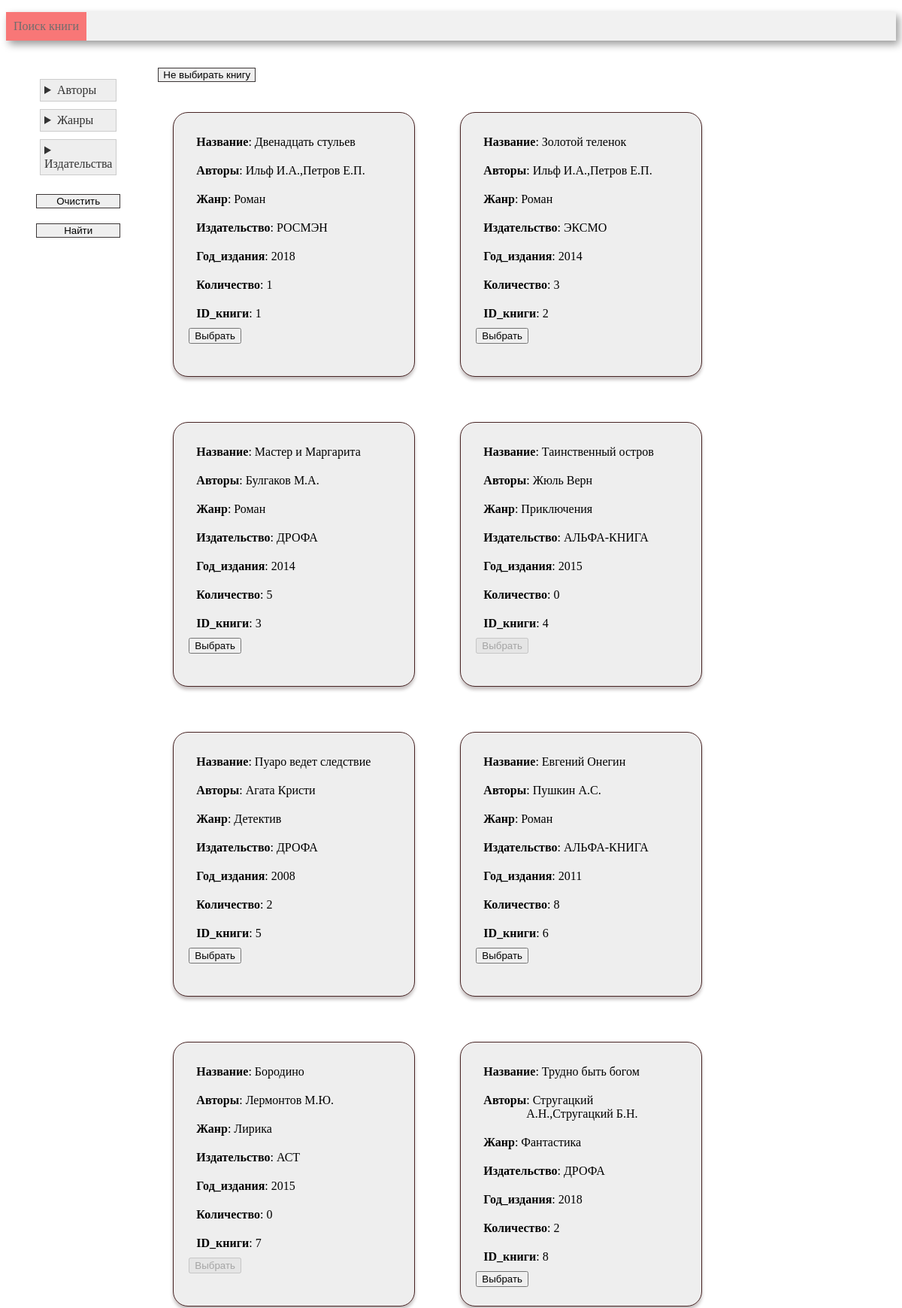
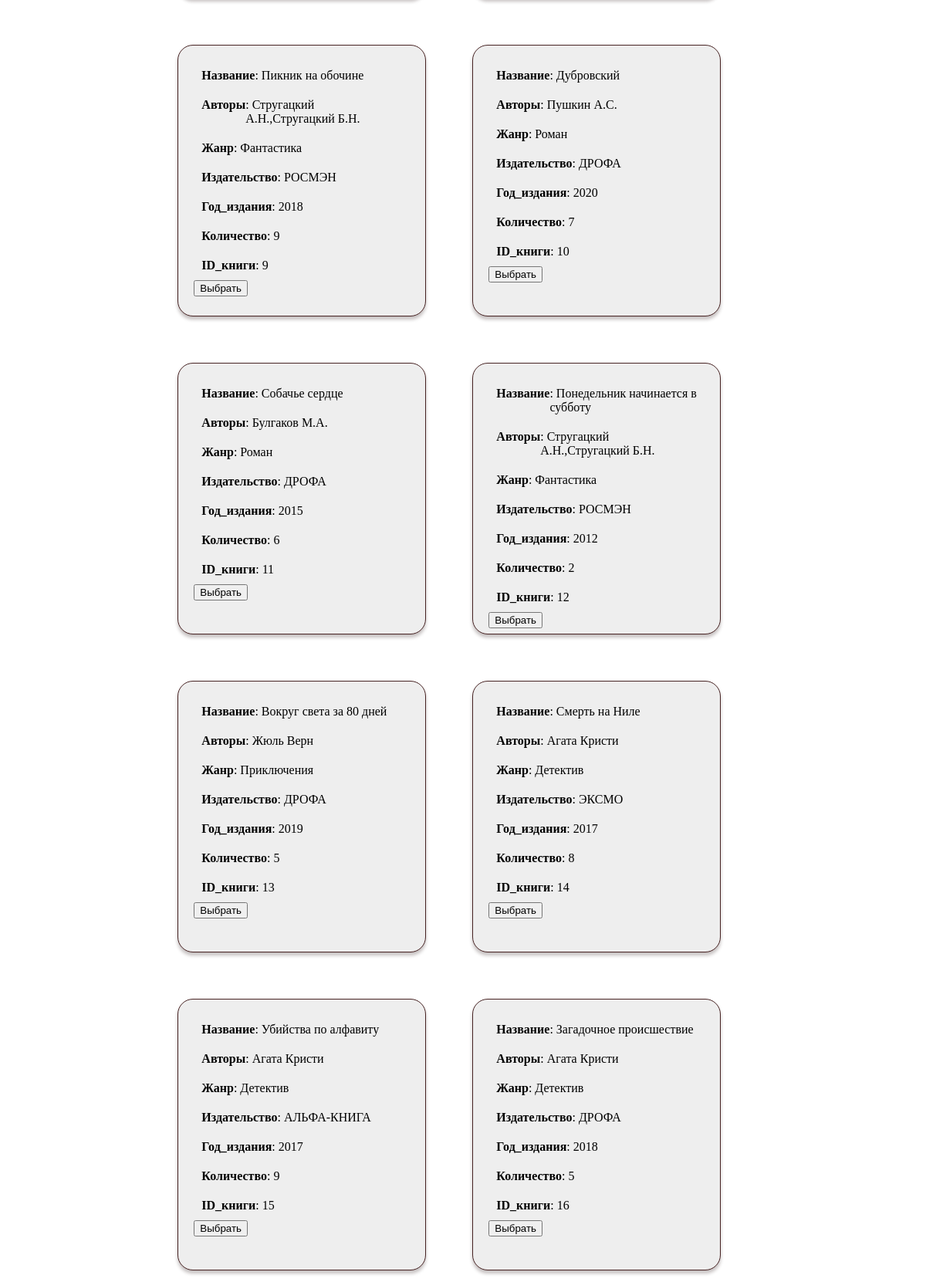
Screenshot of /search (upper part) with the database file from the repository (2 pictures, top to bottom).
### tables this page shows
CREATE TABLE book (
      book_id INTEGER PRIMARY KEY AUTOINCREMENT, 
	  title VARCHAR(80),
      genre_id int, 
      publisher_id INT,
      year_publication INT,
      available_numbers INT, 
      FOREIGN KEY (genre_id)  REFERENCES genre (genre_id) ON DELETE CASCADE,
      FOREIGN KEY (publisher_id)  REFERENCES publisher (publisher_id) ON DELETE CASCADE
);

### 6/controllers/search.py (the view, shortened to what this page needs)
@app.route('/search', methods=['get', 'post'])
def search():
    conn = get_db_connection()
    df_genre = get_count_genre(conn)
    df_author = get_count_author(conn)
    df_publisher = get_count_publisher(conn)
    checked_list_authors = []
    checked_list_genre = []
    checked_list_publisher = []
    df_filter_book = get_book(conn)
    if request.values.get('reset'):
        df_filter_book = get_book(conn)
        checked_list_authors = []
        checked_list_genre = []
        checked_list_publisher = []
    html = render_template(
        'search.html',
        genre_box=df_genre,
        author_box=df_author,
        publisher_box=df_publisher,
        filter_box=df_filter_book,
        checked_list_authors=checked_list_authors,
        checked_list_genre=checked_list_genre,
        checked_list_publisher=checked_list_publisher,
        len=len
    )
    return html

### 6/models/search_model.py (called while the page is built)
def get_count_genre(conn):
    return pd.read_sql('''
        SELECT genre_id, genre_name as Жанр, COUNT(book_id) AS Количество_книг
        FROM genre
        LEFT JOIN book USING(genre_id)
        GROUP BY genre.genre_id;
''', conn)

def get_count_author(conn):
    return pd.read_sql('''
        SELECT author.author_id, author_name as Автор, COUNT(book_author.book_id) AS Книги_автора
        FROM author
        LEFT JOIN book_author USING(author_id)
        GROUP BY author.author_id;
''', conn)

def get_count_publisher(conn):
    return pd.read_sql('''
        SELECT publisher.publisher_id, publisher_name as Издатель, COUNT(book.book_id) AS Книги_издателя
        FROM publisher
        LEFT JOIN book USING(publisher_id)
        GROUP BY publisher.publisher_id;
''', conn)

def get_book(conn):
    return pd.read_sql('''
    SELECT b.title AS Название, GROUP_CONCAT(a.author_name) AS Авторы,
        g.genre_name AS Жанр, p.publisher_name AS Издательство,
        b.year_publication AS Год_издания, b.available_numbers AS Количество, b.book_id AS ID_книги
    FROM book b
        JOIN book_author ba ON b.book_id = ba.book_id
        JOIN author a ON ba.author_id = a.author_id
        JOIN genre g ON b.genre_id = g.genre_id
        JOIN publisher p ON b.publisher_id = p.publisher_id
    GROUP BY b.book_id;
''', conn)

### 6/utils.py (called while the page is built)
def get_db_connection():
    return sqlite3.connect('library.sqlite')

### 6/templates/search.html (shortened to what this page needs)
<!DOCTYPE HTML>
<html>
<head>
    <link rel="stylesheet" type="text/css" href="/static/css/main.css"/>
    {% macro render_card(relation) %}
    {% set n = relation|length %}
            <div class = 'all_card'>
                {% for i in range(n) %}
                <div class="card">
                    <div class="column">
                        {% for name in relation.dtypes.index %}
                            <div class="row"><b>{{name}}</b>: {{ relation.loc[i, name] }}</div>
                        {% endfor %}
                        <form action='{{url_for("index")}}' method ="get">
                            <button type="submit" value='{{relation.loc[i, 'Книга_id']}}'
                                    name="book" {% if relation.loc[i, 'Количество'] == 0  %} disabled {% endif %}>
                                Выбрать</button>
                        </form>
                    </div>
                </div>
                {% endfor %}
            </div>
    {% endmacro %}
</head>
<body>
    <div class=menu>
        <ul>
            <li class = active><a href={{ url_for("search")}}>Поиск книги</a></li>
        </ul>
    </div>
    <div class = 'row'>
        <p>
            <form action='' method ="post">
                <div class="row checkboxs">
                    <div class = 'column'>
                        <div class="column">
                            <details {% if checked_list_authors !=[] %} open {%endif%}><summary>Авторы</summary>
                            </details>
                            <details {% if checked_list_genre !=[] %} open {%endif%}><summary>Жанры</summary>
                            </details>
                            <details {% if checked_list_publisher !=[] %} open {%endif%}><summary>Издательства</summary>
                            </details>
                        </div>
                        <input type="submit" value="Очистить" name="reset" />
                        <input type="submit" value="Найти" name="confirm" />
                    </div>
                </div>
            </form>
        </p>
        <p>
            <div class = 'column'>
                <form action='{{url_for("index")}}' method ="get">
                    <input type="submit" name = 'noselect' value="Не выбирать книгу" />
                </form>
                {{render_card( filter_box)}}
            </div>
        </p>
    </div>
</body>
</html>

### 6/static/CSS/main.css (style rules this page uses)
.menu { background-color: #f1f1f1; box-shadow: 4px 5px 10px rgba(0, 0, 0, 0.4); width: 100%; }
.menu li { display: inline-block; vertical-align: top; padding: 10px; color: #6f6d6d; }
.menu a { text-decoration: none; color: #6f6d6d; }
.menu ul { padding: 0px; }
.active { background-color: #f87777; color: #f8f8f8; }
.all_card { display: flex; flex-direction: row; flex-wrap: wrap; }
.card { border: 1px solid #472323; border-radius: 20px; margin: 30px; padding: 10px; width: 300px; height: 330px; background-color: #eee; box-shadow: 0px 4px 4px rgba(29, 6, 6, 0.25); }
.row { display: flex; flex-direction: row; margin: 10px; }
.column { display: flex; flex-direction: column; margin: 10px; }
details > summary { padding: 5px; background-color: #eee; color: #333; border: 1px #ccc solid; cursor: pointer; margin: 5px; }
.checkboxs { padding: 5px; margin: 5px; color: #720707; cursor: pointer; width: 10%; }
input { margin:10px; border:1px #3b3636 solid; }

### rows the page displays
book: title "Двенадцать стульев"
book: title "Золотой теленок"
book: title "Мастер и Маргарита"
book: title "Таинственный остров"
book: title "Пуаро ведет следствие"
book: title "Евгений Онегин"
book: title "Бородино"
book: title "Трудно быть богом"
book: title "Пикник на обочине"
book: title "Дубровский"
book: title "Собачье сердце"
book: title "Понедельник начинается в субботу"
book: title "Вокруг света за 80 дней"
book: title "Смерть на Ниле"
book: title "Убийства по алфавиту"
book: title "Загадочное происшествие"

### other values shown
{{ name }} "Название" "Авторы" "Жанр" "Издательство" "Год_издания" "Количество" "ID_книги" "Название" "Авторы" "Жанр" "Издательство" "Год_издания" "Количество" "ID_книги" "Название" "Авторы" "Жанр" "Издательство" "Год_издания" "Количество" "ID_книги" "Название" "Авторы" "Жанр" "Издательство" "Год_издания" "Количество" "ID_книги" "Название" "Авторы" "Жанр" "Издательство" "Год_издания" "Количество" "ID_книги" "Название" "Авторы" "Жанр" "Издательство" "Год_издания" "Количество" "ID_книги" "Название" "Авторы" "Жанр" "Издательство" "Год_издания" "Количество" "ID_книги" "Название" "Авторы" "Жанр" "Издательство" "Год_издания" "Количество" "ID_книги" "Название" "Авторы" "Жанр" "Издательство" "Год_издания" "Количество" "ID_книги" "Название" "Авторы" "Жанр" "Издательство" "Год_издания" "Количество" "ID_книги" "Название" "Авторы" "Жанр" "Издательство" "Год_издания" "Количество" "ID_книги" "Название" "Авторы" "Жанр" "Издательство" "Год_издания" "Количество" "ID_книги" "Название" "Авторы" "Жанр" "Издательство" "Год_издания" "Количество" "ID_книги" "Название" "Авторы" "Жанр" "Издательство" "Год_издания" "Количество" "ID_книги" "Название" "Авторы" "Жанр" "Издательство" "Год_издания" "Количество" "ID_книги" "Название" "Авторы" "Жанр" "Издательство" "Год_издания" "Количество" "ID_книги"
{{ relation.loc[i, name] }} "Ильф И.А.,Петров Е.П." "Роман" "РОСМЭН" "2018" "1" "1" "Ильф И.А.,Петров Е.П." "Роман" "ЭКСМО" "2014" "3" "2" "Булгаков М.А." "Роман" "ДРОФА" "2014" "5" "3" "Жюль Верн" "Приключения" "АЛЬФА-КНИГА" "2015" "0" "4" "Агата Кристи" "Детектив" "ДРОФА" "2008" "2" "5" "Пушкин А.С." "Роман" "АЛЬФА-КНИГА" "2011" "8" "6" "Лермонтов М.Ю." "Лирика" "АСТ" "2015" "0" "7" "Стругацкий А.Н.,Стругацкий Б.Н." "Фантастика" "ДРОФА" "2018" "2" "8" "Стругацкий А.Н.,Стругацкий Б.Н." "Фантастика" "РОСМЭН" "2018" "9" "9" "Пушкин А.С." "Роман" "ДРОФА" "2020" "7" "10" "Булгаков М.А." "Роман" "ДРОФА" "2015" "6" "11" "Стругацкий А.Н.,Стругацкий Б.Н." "Фантастика" "РОСМЭН" "2012" "2" "12" "Жюль Верн" "Приключения" "ДРОФА" "2019" "5" "13" "Агата Кристи" "Детектив" "ЭКСМО" "2017" "8" "14" "Агата Кристи" "Детектив" "АЛЬФА-КНИГА" "2017" "9" "15" "Агата Кристи" "Детектив" "ДРОФА" "2018" "5" "16"
